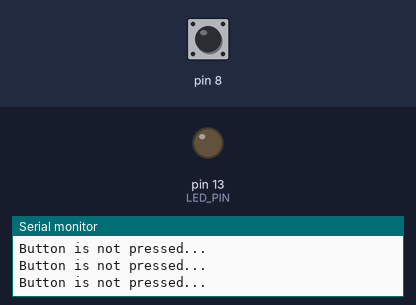
Recording of a sketch running on a simulated Arduino Uno, built with avr-gcc and run on an emulated ATmega328P. Parts: output pins drawn as LEDs (lit = HIGH), the last lines printed to the serial monitor. The test bench sets the inputs (shaded band); at power-on: pin 8 HIGH.

Above: at 1.3 s.
1.4 s: pin 8 pulled LOW for 0.3 s
At 1.62 s:
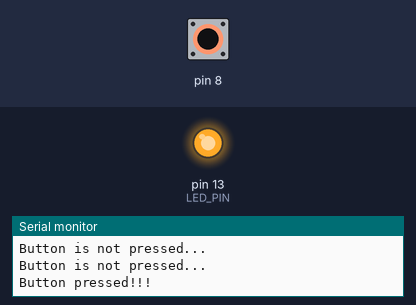
3.2 s: pin 8 pulled LOW for 3.2 s
At 6.8 s:
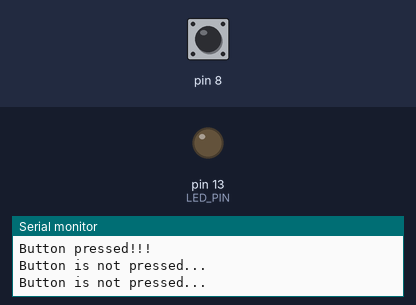
Timing chart, 0 to 8.3 s (numbered marks = the images above; inputs shaded):
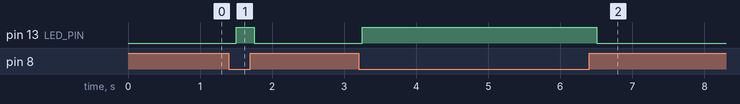

The sketch:

push_button_01.ino
```cpp
#define LED_PIN 13 // (Arduino is 13, Teensy is 11, Teensy++ is 6)

void setup()   {
  Serial.begin(38400);

  pinMode(8, INPUT_PULLUP);

      // configure LED for output
    pinMode(LED_PIN, OUTPUT);

}

void loop()
{
  if (digitalRead(8) == HIGH) {
    Serial.println("Button is not pressed...");
    digitalWrite(LED_PIN, false);

  } else {
    Serial.println("Button pressed!!!");
    digitalWrite(LED_PIN, true);
  }
  delay(250);
}
```

Measured:
- after the input at 1.4 s, pin 13 (LED_PIN): LOW → HIGH after 0.10 s, → LOW 0.25 s later
- after the input at 3.2 s, pin 13 (LED_PIN): LOW → HIGH after 0.05 s, → LOW 3.3 s later
